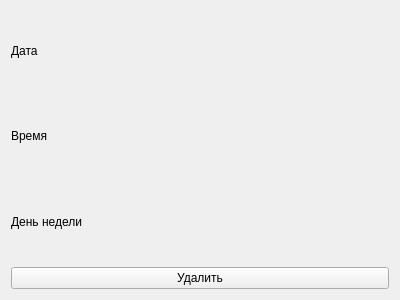
<?xml version="1.0" encoding="UTF-8"?>
<ui version="4.0">
 <class>DateTimeInfo</class>
 <widget class="QWidget" name="DateTimeInfo">
  <property name="geometry">
   <rect>
    <x>0</x>
    <y>0</y>
    <width>400</width>
    <height>300</height>
   </rect>
  </property>
  <property name="windowTitle">
   <string>Form</string>
  </property>
  <layout class="QVBoxLayout" name="verticalLayout">
   <item>
    <widget class="QLabel" name="dateLabel">
     <property name="text">
      <string>Дата</string>
     </property>
    </widget>
   </item>
   <item>
    <widget class="QLabel" name="timeLabel">
     <property name="text">
      <string>Время</string>
     </property>
    </widget>
   </item>
   <item>
    <widget class="QLabel" name="dayOfWeekLabel">
     <property name="text">
      <string>День недели</string>
     </property>
    </widget>
   </item>
   <item>
    <widget class="QPushButton" name="deleteButton">
     <property name="text">
      <string>Удалить</string>
     </property>
    </widget>
   </item>
  </layout>
 </widget>
 <resources/>
 <connections/>
</ui>
